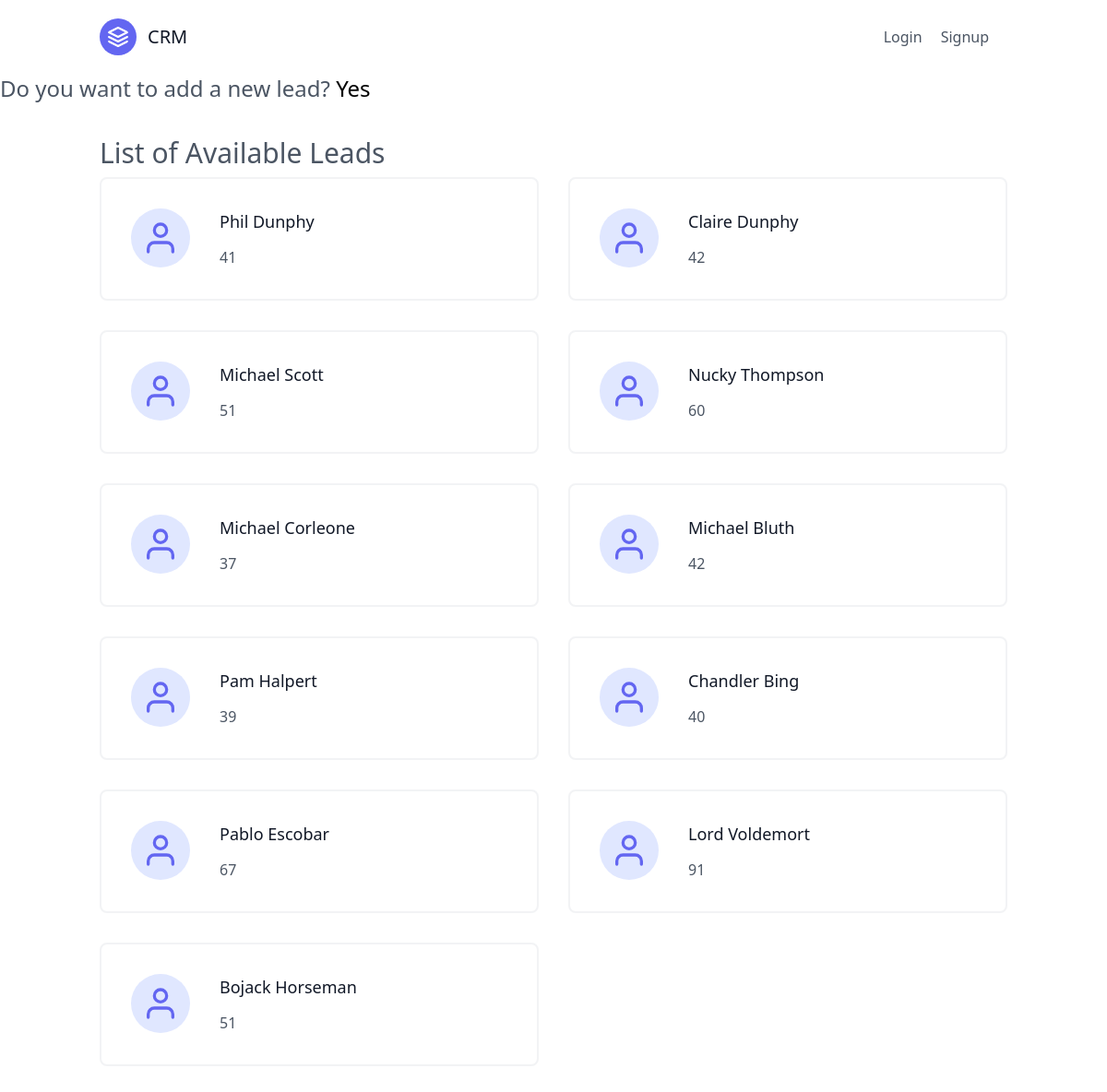
The page /leads/ on the database as committed earlier.
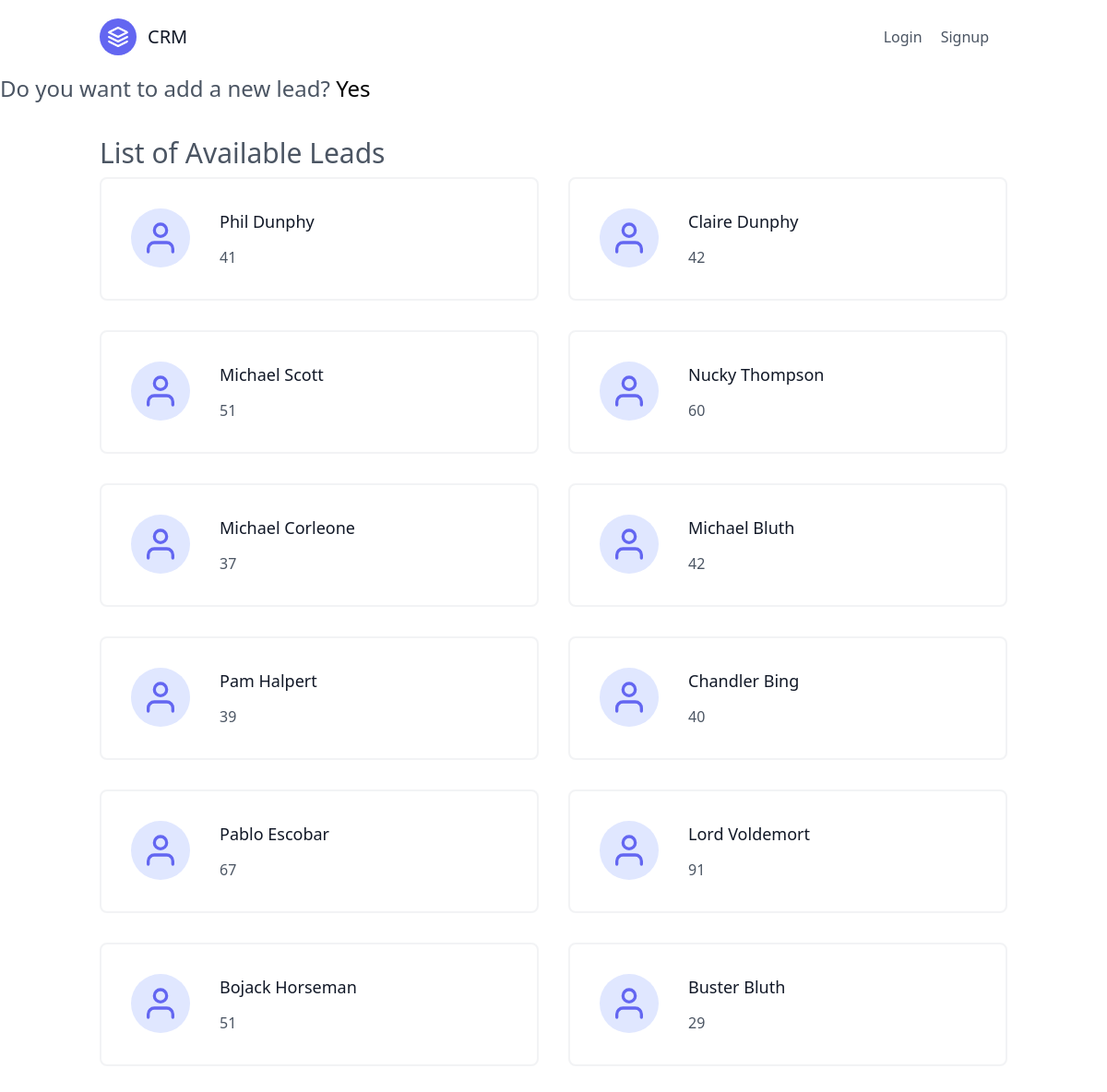
The same page on the database as committed later.
### leads/models.py (models this page shows, shortened)
class Lead(models.Model):
    first_name = models.CharField(max_length=25)
    last_name = models.CharField(max_length=25)
    age = models.PositiveIntegerField()
    agent = models.ForeignKey("Agent", on_delete=models.CASCADE)

### leads/views.py (the view)
# urls.py: path("", LeadListView.as_view(), name = "lead-list"),
class LeadListView(ListView):
    template_name = "leads/lead_list.html"
    queryset = Lead.objects.all()
    context_object_name = "leads"               # "object_list" by default

### leads/templates/leads/lead_list.html
{% extends "base.html" %}
{% block content %}
<section class="text-gray-600 body-font">
    <div class = "text-2xl">
    <p>Do you want to add a new lead?
    <a href="{% url 'leads:lead-create' %}" class="text-black hover:text-blue-500">Yes</a></p>
</div>
    <div class="container px-5 py-7 mx-auto flex flex-wrap">
            <h2 class = "py-2 text-3xl">List of Available Leads</h2>
        <div class="flex flex-wrap -m-4">
            {%for lead in leads %}
            <div class="p-4 lg:w-1/2 md:w-full">
                <div class="flex border-2 rounded-lg border-gray-200 border-opacity-50 p-8 sm:flex-row flex-col">
                    <div
                        class="w-16 h-16 sm:mr-8 sm:mb-0 mb-4 inline-flex items-center justify-center rounded-full bg-indigo-100 text-indigo-500 flex-shrink-0">
                        <svg fill="none" stroke="currentColor" stroke-linecap="round" stroke-linejoin="round"
                            stroke-width="2" class="w-10 h-10" viewBox="0 0 24 24">
                            <path d="M20 21v-2a4 4 0 00-4-4H8a4 4 0 00-4 4v2"></path>
                            <circle cx="12" cy="7" r="4"></circle>
                        </svg>
                    </div>
                    <div class="flex-grow">
                        <h2 class="text-gray-900 text-lg title-font font-medium mb-3">
                            <a href="{% url 'leads:lead-detail' lead.pk %}">
                                {{lead.first_name}} {{lead.last_name}}
                            </a>
                        </h2>
                        <p class="leading-relaxed text-base">{{lead.age}}</p>
                    </div>
                </div>
            </div>
            {%endfor%}
        </div>
    </div>
</section>
{% endblock content %}

Rows that differ between the two databases and show on the page:
added Lead: first_name "Buster", last_name "Bluth", age "29"
